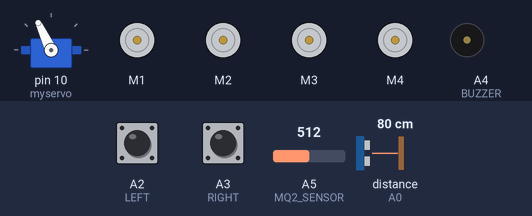
This sketch was run on a simulated Arduino Uno, built with avr-gcc and run on an emulated ATmega328P. Parts: servo, 4 × DC motor (green arrow = forward, orange = backward, longer = faster), buzzer (waves = sounding, pin HIGH). The inputs (shaded band) are chosen by the test bench; at power-on: A2 (LEFT) LOW, A3 (RIGHT) LOW, A5 (MQ2_SENSOR) = 512, distance to the obstacle (sensor on A0) 80 cm. The echo pulse lasts 58.3 µs per cm; what the sketch prints to the serial monitor is not drawn.

Above: at 0.4 s.
At 3.1 s:
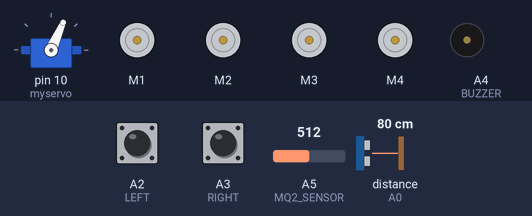
At 5.6 s:
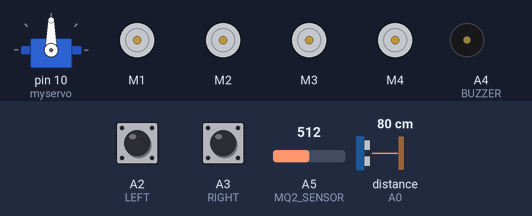
At 26.1 s:
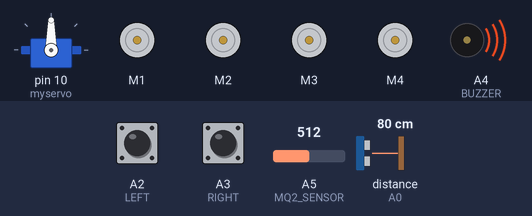
Timing chart, 0 to 27.6 s (numbered marks = the images above):
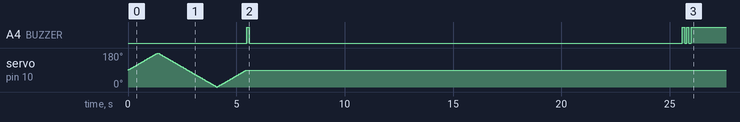

Measured:
- by itself, A4 (BUZZER): repeats every 0.20 s: HIGH 0.10 s, LOW 0.10 s, until it stays HIGH from 26.0 s

The sketch:

human_following_robot.ino
```cpp
#include <NewPing.h>
#include <Servo.h>
#include <AFMotor.h>

// IR Sensors
#define RIGHT A3
#define LEFT  A2

// Ultrasonic Sensor
#define TRIGGER_PIN A1
#define ECHO_PIN A0
#define MAX_DISTANCE 200

// MQ-2 Gas/Smoke Sensor
#define MQ2_SENSOR A5

// Passive Buzzer - NOT USED
#define BUZZER A4

unsigned int distance = 0;
unsigned int Right_Value = 0;
unsigned int Left_Value = 0;
int MQ2_Value = 0;

NewPing sonar(TRIGGER_PIN, ECHO_PIN, MAX_DISTANCE);

AF_DCMotor Motor1(1, MOTOR12_1KHZ);
AF_DCMotor Motor2(2, MOTOR12_1KHZ);
AF_DCMotor Motor3(3, MOTOR34_1KHZ);
AF_DCMotor Motor4(4, MOTOR34_1KHZ);

Servo myservo;
int pos = 0;

void setup() {
  Serial.begin(9600);

  myservo.attach(10);

  // Servo initialization sweep
  for (pos = 90; pos <= 180; pos += 1) {
    myservo.write(pos);
    delay(15);
  }
  for (pos = 180; pos >= 0; pos -= 1) {
    myservo.write(pos);
    delay(15);
  }
  for (pos = 0; pos <= 90; pos += 1) {
    myservo.write(pos);
    delay(15);
  }
  pinMode(RIGHT, INPUT);
  pinMode(LEFT, INPUT);
  pinMode(MQ2_SENSOR, INPUT);
  pinMode(BUZZER, OUTPUT);
  digitalWrite(BUZZER, LOW);

  // NO TONE AT ALL - just countdown
  Serial.println("🔥 MQ-2 Sensor warming up...");
  Serial.println("Please wait 20 seconds for accurate readings");
  digitalWrite(BUZZER, HIGH);
  delay(100);
  digitalWrite(BUZZER, LOW);

  for (int i = 20; i > 0; i--) {
    Serial.print(i);
    Serial.println(" seconds...");
    delay(1000);
  }
  digitalWrite(BUZZER, HIGH);
  delay(100);
  digitalWrite(BUZZER, LOW);
  delay(100);

  digitalWrite(BUZZER, HIGH);
  delay(100);
  digitalWrite(BUZZER, LOW);
  Serial.println("✅ MQ-2 Ready! Robot Active.");
}

void stopAllMotors() {
  Motor1.setSpeed(0);
  Motor1.run(RELEASE);
  Motor2.setSpeed(0);
  Motor2.run(RELEASE);
  Motor3.setSpeed(0);
  Motor3.run(RELEASE);
  Motor4.setSpeed(0);
  Motor4.run(RELEASE);
}

void moveForward() {
  Motor1.setSpeed(130);
  Motor1.run(FORWARD);
  Motor2.setSpeed(130);
  Motor2.run(FORWARD);
  Motor3.setSpeed(130);
  Motor3.run(FORWARD);
  Motor4.setSpeed(130);
  Motor4.run(FORWARD);
}

void turnRight() {
  Motor1.setSpeed(150);
  Motor1.run(BACKWARD);
  Motor2.setSpeed(150);
  Motor2.run(BACKWARD);
  Motor3.setSpeed(150);
  Motor3.run(FORWARD);
  Motor4.setSpeed(150);
  Motor4.run(FORWARD);
  delay(150);
}

void turnLeft() {
  Motor1.setSpeed(150);
  Motor1.run(FORWARD);
  Motor2.setSpeed(150);
  Motor2.run(FORWARD);
  Motor3.setSpeed(150);
  Motor3.run(BACKWARD);
  Motor4.setSpeed(150);
  Motor4.run(BACKWARD);
  delay(150);
}

void loop() {
  delay(100);

  // Read all sensors
  distance = sonar.ping_cm();
  Right_Value = digitalRead(RIGHT);
  Left_Value = digitalRead(LEFT);
  MQ2_Value = analogRead(MQ2_SENSOR);

  // Display sensor readings
  Serial.print("Distance: ");
  Serial.print(distance);
  Serial.print(" cm | RIGHT: ");
  Serial.print(Right_Value);
  Serial.print(" | LEFT: ");
  Serial.print(Left_Value);
  Serial.print(" | MQ2: ");
  Serial.print(MQ2_Value);

  // 🚨 Gas and Smoke detection - NO ALARMS, just stop
  if (MQ2_Value >= 100) {
    Serial.println("  <-- 🚨 SMOKE DETECTED!");
    stopAllMotors();
    digitalWrite(BUZZER, HIGH);  // Just turn on buzzer, no tone()
    return;
  }
  else if (MQ2_Value >= 70) {
    Serial.println("  <-- ⚠ GAS DETECTED!");
    stopAllMotors();
    digitalWrite(BUZZER, HIGH);  // Just turn on buzzer, no tone()
    return;
  }
  else {
    Serial.println(" (Normal)");
    digitalWrite(BUZZER, LOW);
  }

  // 🚘 Human-following operation
  if ((distance > 1) && (distance < 15)) {
    Serial.println("🚗 Following target");
    moveForward();
  }
  else if ((Right_Value == 0) && (Left_Value == 1)) {
    Serial.println("↪ Turning Right");
    turnRight();
  }
  else if ((Right_Value == 1) && (Left_Value == 0)) {
    Serial.println("↩ Turning Left");
    turnLeft();
  }
  else if (distance > 15) {
    Serial.println("🛑 Target lost - Stopped");
    stopAllMotors();
  }
}
```
